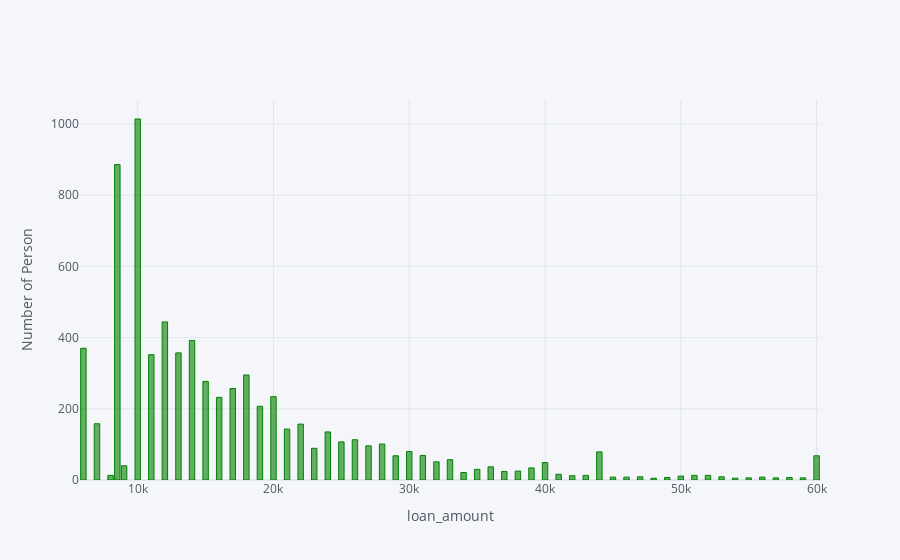

The cell this chart's notebook holds for it:
### Code cell
(df3['MaxPLoanAm']).value_counts().iplot(kind='bar',xTitle='loan_amount', yTitle='Number of Person',color='green')

### Figure 1 — Plotly figure (JSON) as saved in the notebook; plotly's stock layout.template omitted (floating-point values rounded to 4 significant figures)
{"data": [{"marker": {"color": "rgba(0, 128, 0, 0.6)", "line": {"color": "rgba(0, 128, 0, 1.0)", "width": 1}}, "name": "MaxPLoanAm", "orientation": "v", "text": "", "type": "bar", "x": [10000, 8500, 12000, 14000, 6000, 13000, 11000, 18000, 15000, 17000, 20000, 16000, 19000, 7000, 22000, 21000, 24000, 26000, 25000, 28000, 27000, 23000, 30000, 44000, 31000, 60000, 29000, 33000, 32000, 40000, 9000, 36000, 39000, 35000, 38000, 37000, 34000, 41000, 43000, 52000, 51000, 8000, 42000, 50000, 47000, 53000, 56000, 46000, 45000, 49000, 58000, 57000, 55000, 59000, 54000, 48000], "y": [1014, 886, 444, 392, 370, 357, 352, 295, 277, 257, 234, 232, 207, 158, 157, 143, 135, 113, 107, 101, 96, 89, 80, 79, 69, 68, 68, 57, 51, 49, 40, 37, 34, 30, 25, 24, 21, 16, 13, 13, 13, 13, 12, 11, 9, 9, 8, 8, 8, 7, 7, 6, 6, 6, 5, 5]}], "layout": {"legend": {"bgcolor": "#F5F6F9", "font": {"color": "#4D5663"}}, "paper_bgcolor": "#F5F6F9", "plot_bgcolor": "#F5F6F9", "title": {"font": {"color": "#4D5663"}}, "xaxis": {"gridcolor": "#E1E5ED", "showgrid": true, "tickfont": {"color": "#4D5663"}, "title": {"font": {"color": "#4D5663"}, "text": "loan_amount"}, "zerolinecolor": "#E1E5ED"}, "yaxis": {"gridcolor": "#E1E5ED", "showgrid": true, "tickfont": {"color": "#4D5663"}, "title": {"font": {"color": "#4D5663"}, "text": "Number of Person"}, "zerolinecolor": "#E1E5ED"}}}
